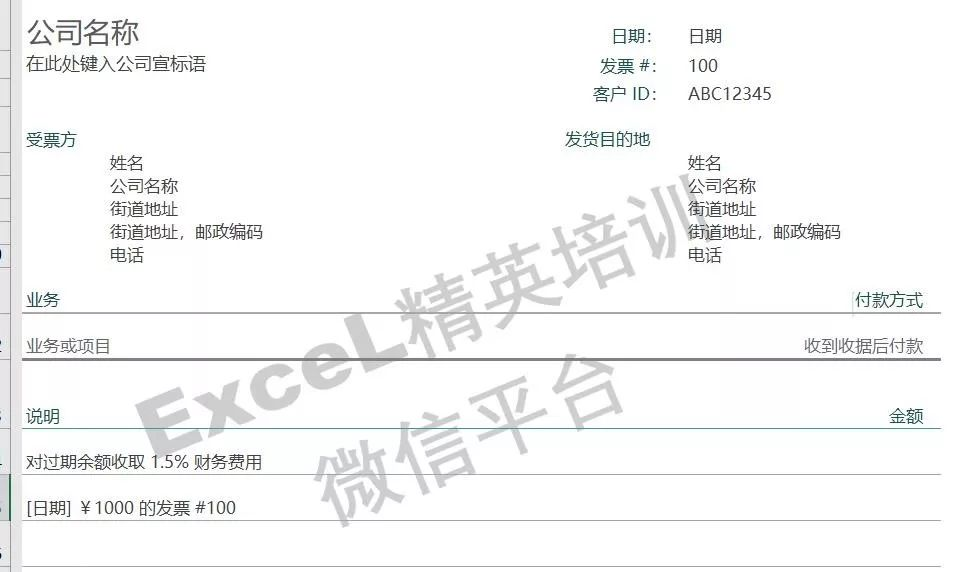
%> input picture MA303Projects/ImageProcess/codes/excel_elite.jpeg, 955 x 572 px
$ octave Q3_1.m   (GNU Octave 9; MATLAB toolbox functions it lacks are replaced by stand-ins)
%> lines starting %> are read from the running program, lines starting %| are printed output that depends on the picture; in (x1, y1, x2, y2) boxes, pixels count from 0 and x2, y2 are one past the last pixel; in counts of white or black regions, pixels touching at a corner belong together; the program's own positions count from 1
clear;close all
% fname='Book_watermarked.png';
fname='excel_elite.jpeg'; % another image
org=imread(fname);
%> org is the input picture: size 572x955x3 uint8; mean R, G, B 245.8, 246.3, 246.3
org=rgb2gray(org); % for a colorful image
%> org: size 572x955 uint8
brightest=max(org,[],'all');
%> brightest = 255
darkest=min(org,[],'all');
%> darkest = 5
% upper and lower fence
bright_fence=brightest-20;
%> bright_fence = 235
dark_fence=darkest+80;
%> dark_fence = 85

% filt index, identify the watermark
filtid=((org>dark_fence) & (org<bright_fence));
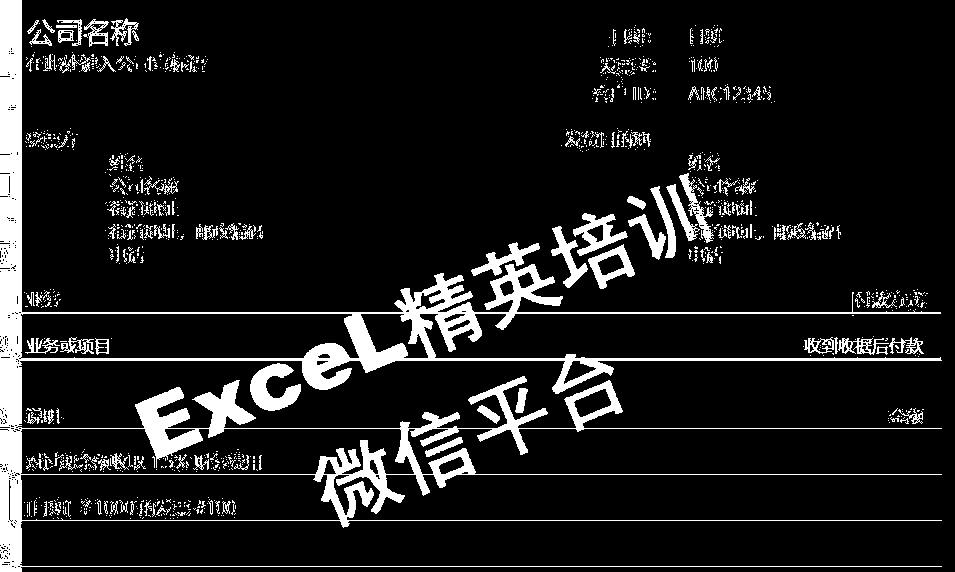
%> filtid: size 572x955 logical; 10.8% white; 1169 white regions (1000 under 20 px), largest, box (x1, y1, x2, y2) and area: (0, 0, 942, 572) 39370, (250, 363, 301, 411) 1336, (573, 213, 628, 256) 933

filt=org;
filt(filtid)=brightest; % set the watermark to white
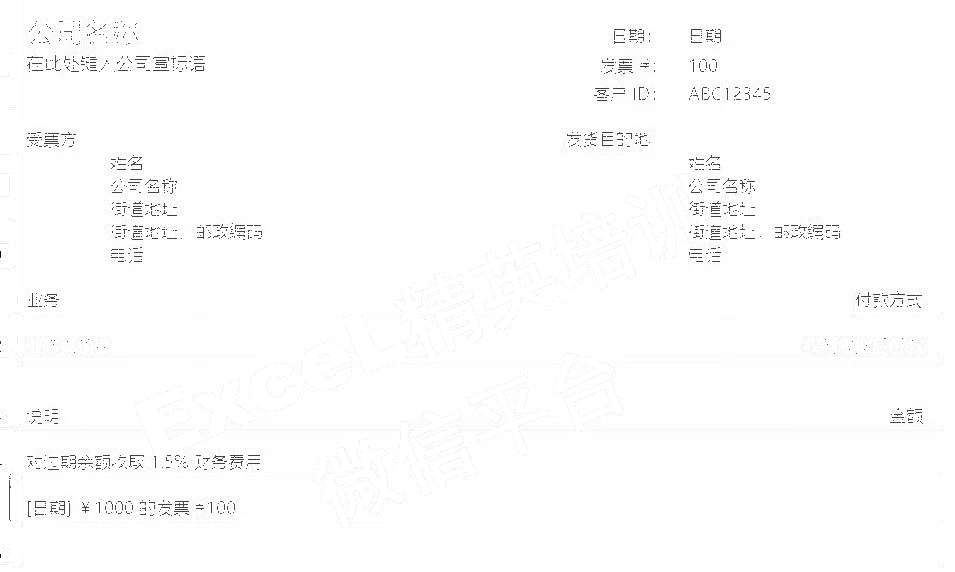
%> filt: size 572x955 uint8; min 5, max 255, mean 252.6
res=uint8(filt);
figure(1)
imshow(org);
figure(2)
imshow(res);

$ run again, with MA303Projects/ImageProcess/codes/Book_watermarked.png saved as MA303Projects/ImageProcess/codes/excel_elite.jpeg
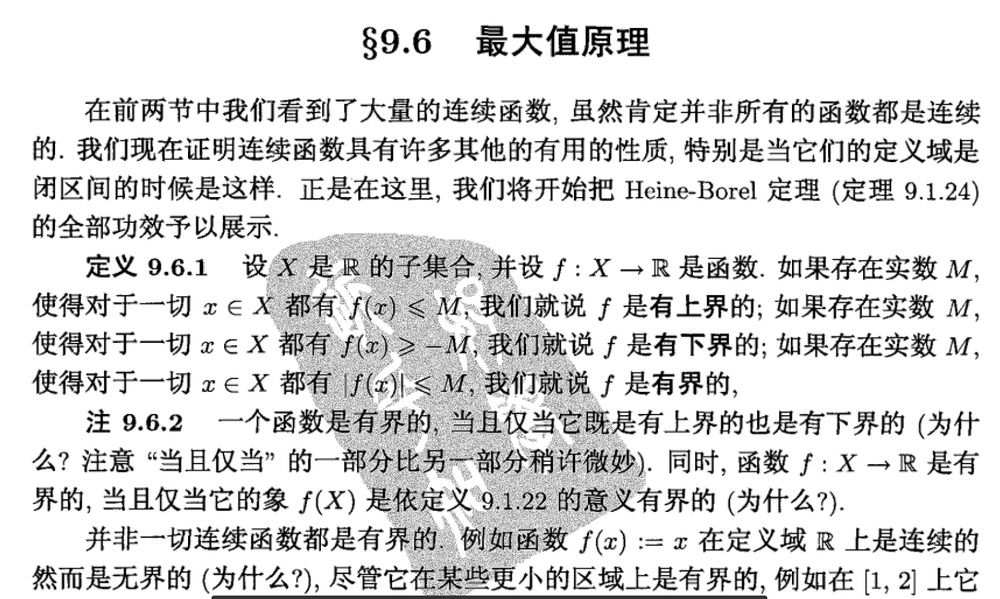
%> input picture MA303Projects/ImageProcess/codes/Book_watermarked.png, 1000 x 599 px, shrunk from 1745 x 1045 before the run
%> org is the input picture: size 599x1000 uint8; min 0, max 255, mean 217.9
%> brightest = 255
%> darkest = 0
%> bright_fence = 235
%> dark_fence = 80
%> `filtid=((org>dark_fence) & (org<bright_fence));`:
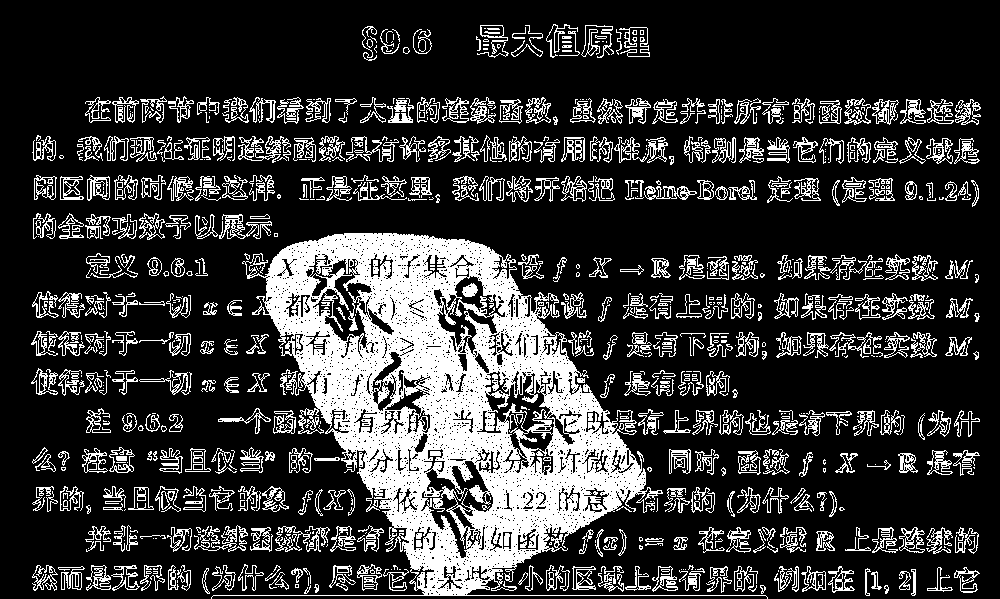
%> filtid: size 599x1000 logical; 21.4% white; 797 white regions (335 under 20 px), largest, box (x1, y1, x2, y2) and area: (211, 233, 768, 599) 65101, (238, 136, 291, 163) 529, (194, 525, 248, 552) 485
%> `filt(filtid)=brightest;`:
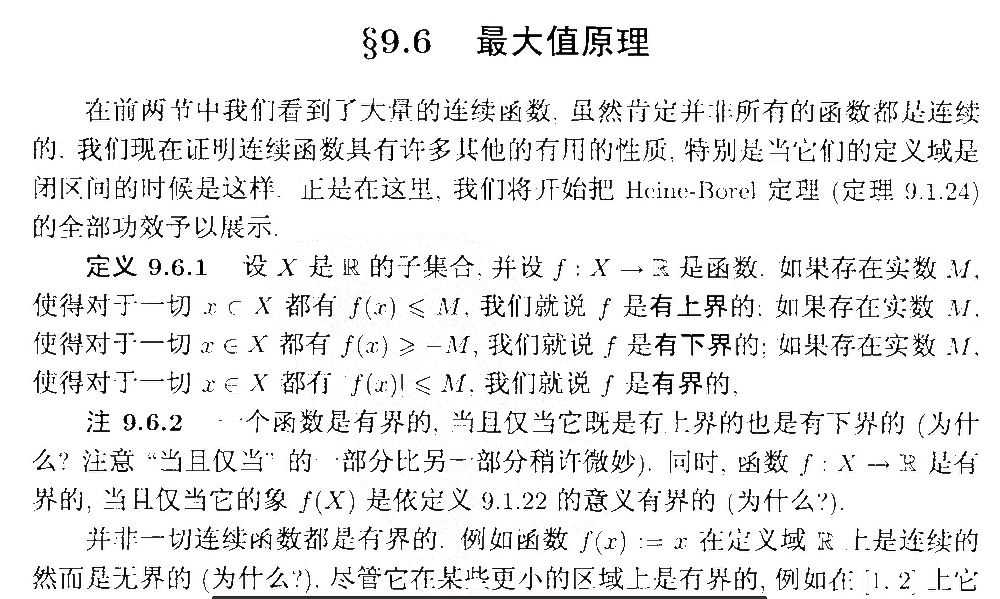
%> filt: size 599x1000 uint8; min 0, max 255, mean 234.9
